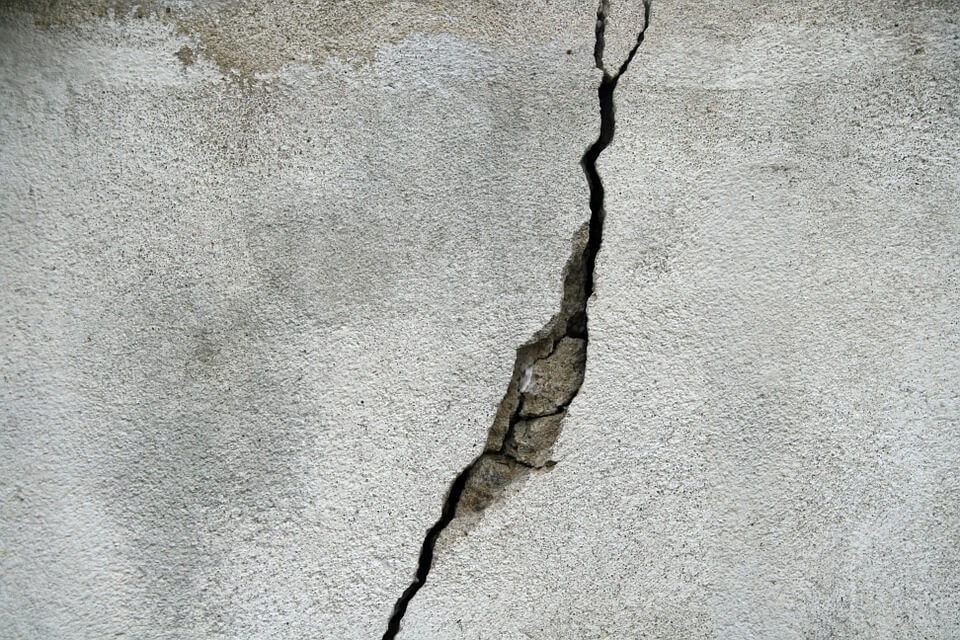
#> input picture Task2/img3.jpg, 960 x 640 px
$ jupyter execute Q5_img3.ipynb
#> lines starting #> are read from the running program, lines starting #| are printed output that depends on the picture
[cell 1]
import numpy as np
import matplotlib.pyplot as plt
from skimage.segmentation import active_contour
import cv2
from google.colab.patches import cv2_imshow
from skimage.filters import gaussian

[cell 2]
image = cv2.imread("img3.jpg")
#> image is the input picture: shape (640, 960, 3); mean B, G, R 172, 175.4, 173.7
gray_image = cv2.cvtColor(image, cv2.COLOR_BGR2GRAY)

[cell 3]
s = np.linspace(0, 2*np.pi, 300)
r = (gray_image.shape[0]/2) + 350*np.sin(s)
c = (gray_image.shape[1]/2) + 350*np.cos(s)
init = np.array([r, c]).T

[cell 4]
alpha = 0.008
beta = 0.1
gamma = 0.001
snake = active_contour(gaussian(gray_image, 3, preserve_range=False),init, alpha=alpha, beta=beta, gamma=gamma)
#> snake = 300 pairs, first value 139.3 to 526.2, second value 430.9 to 612.8
fig, ax = plt.subplots(figsize=(7, 7))
ax.imshow(gray_image, cmap=plt.cm.gray)
ax.plot(init[:, 1], init[:, 0], '--r', lw=3)
ax.plot(snake[:, 1], snake[:, 0], '-b', lw=3)
title = "Alpha: " + str(alpha) + " Beta: " + str(beta) + " gamma: " + str(gamma)
ax.set_title(title)
ax.set_xticks([]), ax.set_yticks([])
ax.axis([0, gray_image.shape[1], gray_image.shape[0], 0])

plt.show()
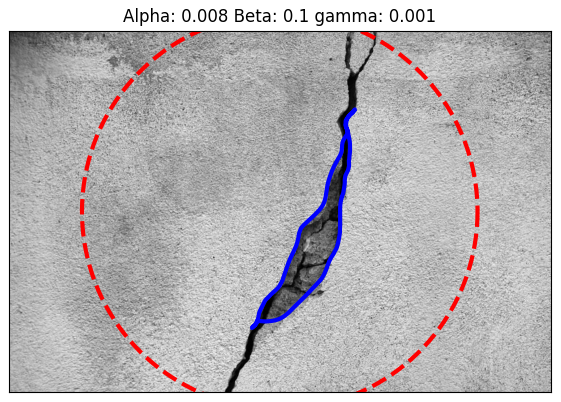
#> figure drawn by matplotlib, 1 panel


$ run again, with Task2/img2.jpg copied over Task2/img3.jpg
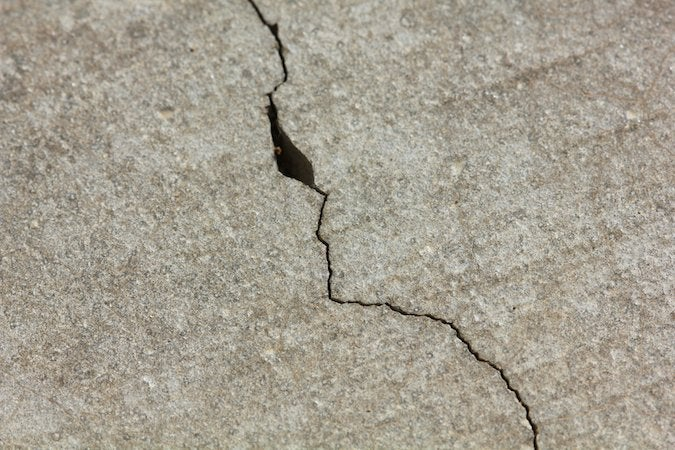
#> input picture Task2/img2.jpg, 675 x 450 px
#> image is the input picture: shape (450, 675, 3); mean B, G, R 145.3, 159.2, 165
#> snake = 300 pairs, first value 30.67 to 421.2, second value 108 to 586.3
#> `plt.show()`:
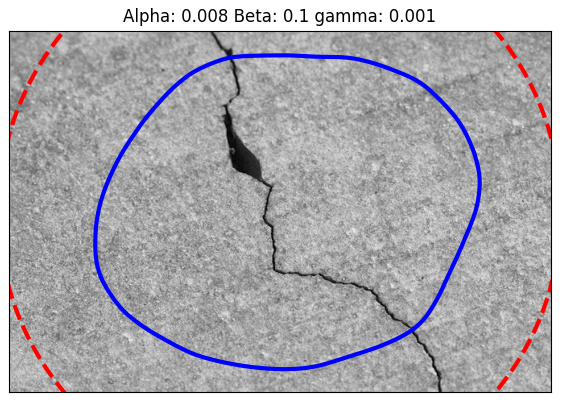
#> figure drawn by matplotlib, 1 panel
